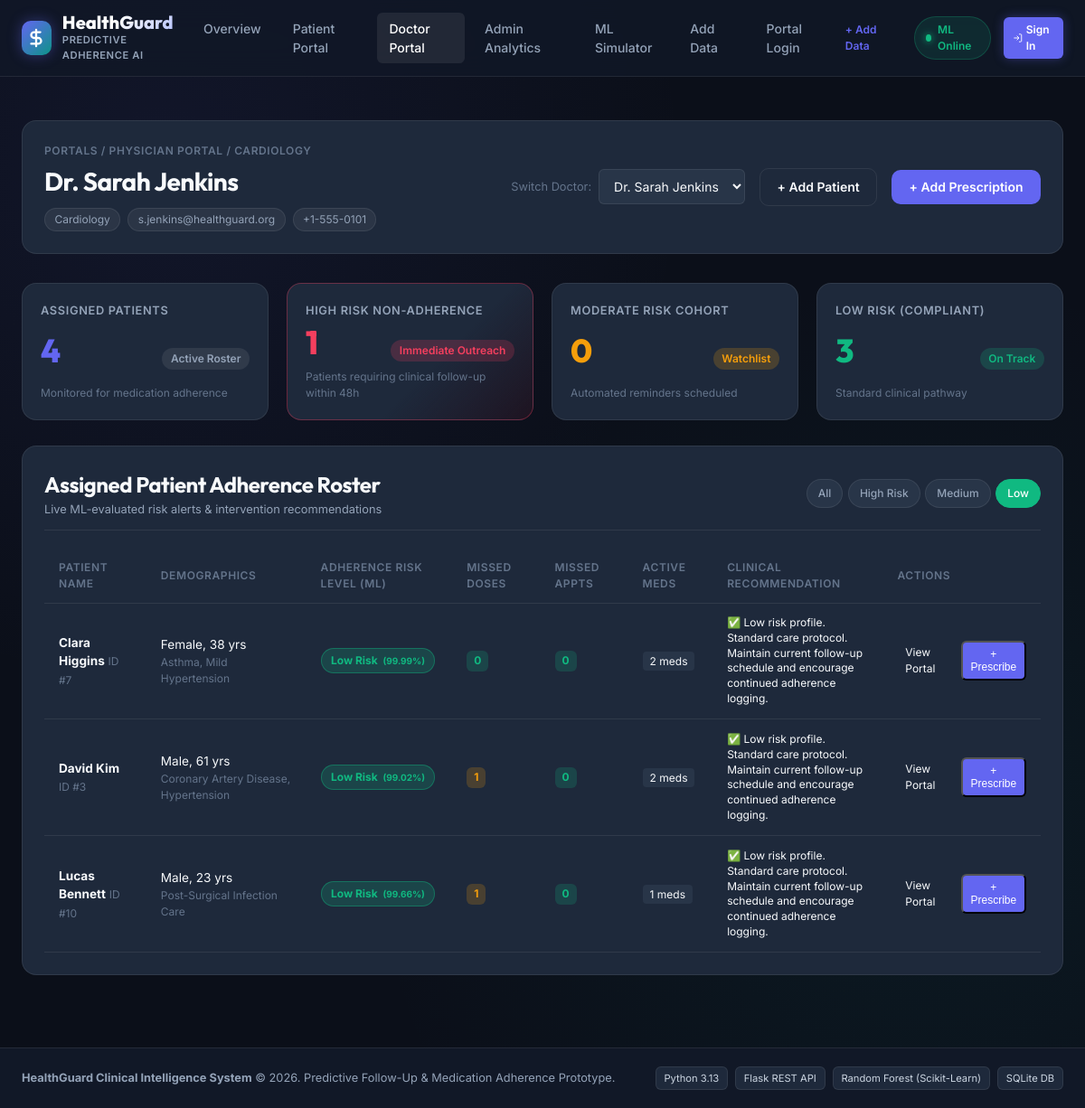
The app's page /doctor/1?risk=Low with its own data.
### tables this page shows
CREATE TABLE doctors (
    id INTEGER PRIMARY KEY AUTOINCREMENT,
    name TEXT NOT NULL,
    specialty TEXT NOT NULL,
    email TEXT UNIQUE NOT NULL,
    phone TEXT,
    created_at TIMESTAMP DEFAULT CURRENT_TIMESTAMP
);

CREATE TABLE risk_assessments (
    id INTEGER PRIMARY KEY AUTOINCREMENT,
    patient_id INTEGER NOT NULL,
    risk_level TEXT NOT NULL CHECK(risk_level IN ('Low', 'Medium', 'High')),
    risk_score REAL NOT NULL,
    features_json TEXT NOT NULL,
    recommendations TEXT,
    evaluated_at TIMESTAMP DEFAULT CURRENT_TIMESTAMP,
    FOREIGN KEY (patient_id) REFERENCES patients(id) ON DELETE CASCADE
);

CREATE TABLE patients (
    id INTEGER PRIMARY KEY AUTOINCREMENT,
    doctor_id INTEGER,
    name TEXT NOT NULL,
    age INTEGER NOT NULL CHECK(age >= 0 AND age <= 125),
    gender TEXT CHECK(gender IN ('Male', 'Female', 'Other')),
    phone TEXT,
    email TEXT UNIQUE,
    chronic_conditions TEXT,
    created_at TIMESTAMP DEFAULT CURRENT_TIMESTAMP,
    FOREIGN KEY (doctor_id) REFERENCES doctors(id) ON DELETE SET NULL
);

### app/routes_portal.py (the view)
@portal_bp.route("/doctor/<int:doctor_id>")
def doctor_portal(doctor_id: int):
    doctor = query_db("SELECT * FROM doctors WHERE id = ?;", (doctor_id,), one=True)
    if not doctor:
        return render_template("404.html", message=f"Doctor #{doctor_id} not found"), 404
    all_doctors = query_db("SELECT id, name, specialty FROM doctors ORDER BY id ASC;")
    risk_filter = request.args.get("risk", "All")
    query = """
        SELECT
            p.id, p.name, p.age, p.gender, p.phone, p.email, p.chronic_conditions,
            r.risk_level, r.risk_score, r.recommendations, r.evaluated_at,
            (SELECT COUNT(*) FROM prescriptions rx WHERE rx.patient_id = p.id AND rx.status = 'Active') as active_meds_count,
            (SELECT COUNT(*) FROM adherence_logs al WHERE al.patient_id = p.id AND al.status = 'Missed') as total_missed_doses,
            (SELECT COUNT(*) FROM follow_up_schedules fs WHERE fs.patient_id = p.id AND fs.status = 'Missed') as total_missed_appts
        FROM patients p
        LEFT JOIN risk_assessments r ON r.id = (
            SELECT id FROM risk_assessments ra WHERE ra.patient_id = p.id ORDER BY evaluated_at DESC, id DESC LIMIT 1
        )
        WHERE p.doctor_id = ?
    """
    params = [doctor_id]
    if risk_filter in ["Low", "Medium", "High"]:
        query += " AND r.risk_level = ?"
        params.append(risk_filter)
    query += " ORDER BY CASE r.risk_level WHEN 'High' THEN 1 WHEN 'Medium' THEN 2 ELSE 3 END, p.name ASC;"
    assigned_patients = query_db(query, tuple(params))
    counts = query_db(
        """SELECT
               COUNT(p.id) as total_patients,
               SUM(CASE WHEN r.risk_level = 'High' THEN 1 ELSE 0 END) as high_risk,
               SUM(CASE WHEN r.risk_level = 'Medium' THEN 1 ELSE 0 END) as med_risk,
               SUM(CASE WHEN r.risk_level = 'Low' THEN 1 ELSE 0 END) as low_risk
           FROM patients p
           LEFT JOIN risk_assessments r ON r.id = (
               SELECT id FROM risk_assessments ra WHERE ra.patient_id = p.id ORDER BY evaluated_at DESC, id DESC LIMIT 1
           )
           WHERE p.doctor_id = ?;""",
        (doctor_id,),
        one=True,
    )
    return render_template(
        "doctor.html",
        doctor=doctor,
        all_doctors=all_doctors,
        patients=assigned_patients,
        stats=counts,
        current_filter=risk_filter,
    )

### app/routes_portal.py (called while the page is built, shortened)
@portal_bp.app_context_processor
def inject_current_user():
    return {"current_user": None}

### database/db.py (called while the page is built)
def get_db_connection(db_path: Optional[str] = None) -> sqlite3.Connection:
    path = db_path or os.environ.get("HEALTHGUARD_DB_PATH", DEFAULT_DB_PATH)
    conn = sqlite3.connect(path, timeout=10)
    conn.row_factory = sqlite3.Row
    conn.execute("PRAGMA foreign_keys = ON;")
    return conn

def query_db(
    query: str,
    args: tuple = (),
    one: bool = False,
    db_path: Optional[str] = None,
) -> Any:
    conn = get_db_connection(db_path)
    try:
        cur = conn.cursor()
        cur.execute(query, args)
        rv = cur.fetchall()
        if one:
            return dict(rv[0]) if rv else None
        return [dict(row) for row in rv]
    finally:
        conn.close()

### app/templates/doctor.html (shortened to what this page needs)
{% extends "base.html" %}
{% block content %}
<div class="portal-header-bar">
    <div>
        <div class="breadcrumb">Portals / Physician Portal / {{ doctor.specialty }}</div>
        <h1 class="page-title">{{ doctor.name }}</h1>
        <div class="patient-tags">
            <span class="tag-pill">{{ doctor.specialty }}</span>
            <span class="tag-pill">{{ doctor.email }}</span>
            <span class="tag-pill">{{ doctor.phone }}</span>
        </div>
    </div>
    <div class="header-actions-group">
        <div class="quick-switcher">
            <label for="switchDoc">Switch Doctor:</label>
            <select id="switchDoc" class="form-select" onchange="window.location.href='/doctor/' + this.value;">
                {% for d in all_doctors %}
                    <option value="{{ d.id }}" {% if d.id == doctor.id %}selected{% endif %}>
                        {{ d.name }}
                    </option>
                {% endfor %}
            </select>
        </div>
        <a href="{{ url_for('portal.add_data_portal', tab='patient') }}" class="btn btn-outline">
            + Add Patient
        </a>
        <button class="btn btn-primary" onclick="openAddRxModal();">
            + Add Prescription
        </button>
    </div>
</div>
<div class="dashboard-stats-grid">
    <div class="stat-card">
        <div class="stat-title">Assigned Patients</div>
        <div class="stat-main">
            <div class="stat-num text-indigo">{{ stats.total_patients or 0 }}</div>
            <div class="stat-badge badge-neutral">Active Roster</div>
        </div>
        <div class="stat-subtext">Monitored for medication adherence</div>
    </div>
    <div class="stat-card stat-alert-high">
        <div class="stat-title">High Risk Non-Adherence</div>
        <div class="stat-main">
            <div class="stat-num text-rose">{{ stats.high_risk or 0 }}</div>
            <div class="stat-badge badge-danger">Immediate Outreach</div>
        </div>
        <div class="stat-subtext">Patients requiring clinical follow-up within 48h</div>
    </div>
    <div class="stat-card">
        <div class="stat-title">Moderate Risk Cohort</div>
        <div class="stat-main">
            <div class="stat-num text-amber">{{ stats.med_risk or 0 }}</div>
            <div class="stat-badge badge-warning">Watchlist</div>
        </div>
        <div class="stat-subtext">Automated reminders scheduled</div>
    </div>
    <div class="stat-card">
        <div class="stat-title">Low Risk (Compliant)</div>
        <div class="stat-main">
            <div class="stat-num text-emerald">{{ stats.low_risk or 0 }}</div>
            <div class="stat-badge badge-success">On Track</div>
        </div>
        <div class="stat-subtext">Standard clinical pathway</div>
    </div>
</div>
<div class="panel-card mt-4">
    <div class="panel-header flex-between">
        <div>
            <h2>Assigned Patient Adherence Roster</h2>
            <p class="panel-subtitle">Live ML-evaluated risk alerts &amp; intervention recommendations</p>
        </div>
        <div class="filter-pills">
            <a href="/doctor/{{ doctor.id }}?risk=All" class="filter-pill {% if current_filter == 'All' %}active{% endif %}">All</a>
            <a href="/doctor/{{ doctor.id }}?risk=High" class="filter-pill pill-danger {% if current_filter == 'High' %}active{% endif %}">High Risk</a>
            <a href="/doctor/{{ doctor.id }}?risk=Medium" class="filter-pill pill-warning {% if current_filter == 'Medium' %}active{% endif %}">Medium</a>
            <a href="/doctor/{{ doctor.id }}?risk=Low" class="filter-pill pill-success {% if current_filter == 'Low' %}active{% endif %}">Low</a>
        </div>
    </div>
    {% if patients %}
        <div class="table-responsive">
            <table class="data-table">
                <thead>
                    <tr>
                        <th>Patient Name</th>
                        <th>Demographics</th>
                        <th>Adherence Risk Level (ML)</th>
                        <th>Missed Doses</th>
                        <th>Missed Appts</th>
                        <th>Active Meds</th>
                        <th>Clinical Recommendation</th>
                        <th>Actions</th>
                    </tr>
                </thead>
                <tbody>
                    {% for p in patients %}
                        <tr class="{% if p.risk_level == 'High' %}row-high-risk{% endif %}">
                            <td>
                                <div class="patient-name-cell">
                                    <strong>{{ p.name }}</strong>
                                    <span class="text-muted small">ID #{{ p.id }}</span>
                                </div>
                            </td>
                            <td>
                                <div>{{ p.gender }}, {{ p.age }} yrs</div>
                                <div class="text-muted small truncate-text" title="{{ p.chronic_conditions }}">{{ p.chronic_conditions }}</div>
                            </td>
                            <td>
                                <span class="badge-risk badge-risk-{{ p.risk_level|lower if p.risk_level else 'low' }}">
                                    {{ p.risk_level or 'Low' }} Risk
                                    {% if p.risk_score %}
                                        <small>({{ p.risk_score }}%)</small>
                                    {% endif %}
                                </span>
                            </td>
                            <td>
                                <span class="counter-badge {% if p.total_missed_doses > 3 %}counter-danger{% elif p.total_missed_doses > 0 %}counter-warning{% else %}counter-safe{% endif %}">
                                    {{ p.total_missed_doses or 0 }}
                                </span>
                            </td>
                            <td>
                                <span class="counter-badge {% if p.total_missed_appts > 1 %}counter-danger{% elif p.total_missed_appts > 0 %}counter-warning{% else %}counter-safe{% endif %}">
                                    {{ p.total_missed_appts or 0 }}
                                </span>
                            </td>
                            <td>
                                <span class="badge-neutral-sm">{{ p.active_meds_count or 0 }} meds</span>
                            </td>
                            <td class="rec-cell">
                                <span class="text-small" title="{{ p.recommendations }}">{{ p.recommendations or 'Standard monitoring protocol.' }}</span>
                            </td>
                            <td>
                                <div class="btn-group-actions">
                                    <a href="/patient/{{ p.id }}" class="btn-xs btn-outline" title="Open Patient Portal">
                                        View Portal
                                    </a>
                                    <button class="btn-xs btn-primary" onclick="openAddRxModalForPatient({{ p.id }}, '{{ p.name }}');" title="Prescribe Medication">
                                        + Prescribe
                                    </button>
                                </div>
                            </td>
                        </tr>
                    {% endfor %}
                </tbody>
            </table>
        </div>
    {% else %}
        <div class="empty-state">
            <p>No patients match the selected filter criteria.</p>
        </div>
    {% endif %}
</div>
{% endblock %}

### records on screen
doctors: specialty "CARDIOLOGY", name "Dr. Sarah Jenkins", specialty "Cardiology", email "s.jenkins@healthguard.org", phone "+1-555-0101"
risk_assessments: name "Clara Higgins", id "7", gender "Female", age "38", chronic_conditions "Asthma, Mild Hypertension", risk_level "Low", risk_score "99.99", total_missed_doses "0", total_missed_appts "0", active_meds_count "2", recommendations "✅ Low risk profile. Standard care protocol. Maintain current follow-up schedule and encourage continued adherence logging."
risk_assessments: name "David Kim", id "3", gender "Male", age "61", chronic_conditions "Coronary Artery Disease, Hypertension", risk_level "Low", risk_score "99.02", total_missed_doses "1", total_missed_appts "0", active_meds_count "2", recommendations "✅ Low risk profile. Standard care protocol. Maintain current follow-up schedule and encourage continued adherence logging."
risk_assessments: name "Lucas Bennett", id "10", gender "Male", age "23", chronic_conditions "Post-Surgical Infection Care", risk_level "Low", risk_score "99.66", total_missed_doses "1", total_missed_appts "0", active_meds_count "1", recommendations "✅ Low risk profile. Standard care protocol. Maintain current follow-up schedule and encourage continued adherence logging."

### other values on screen
{{ stats.total_patients or 0 }} "4"
{{ stats.high_risk or 0 }} "1"
{{ stats.med_risk or 0 }} "0"
{{ stats.low_risk or 0 }} "3"
form field value "Dr. Sarah Jenkins"
